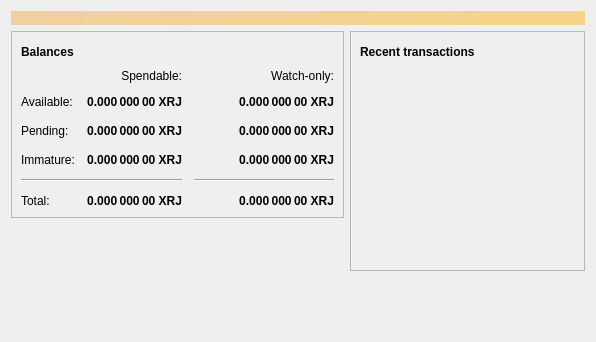
<?xml version="1.0" encoding="UTF-8"?>
<ui version="4.0">
 <class>OverviewPage</class>
 <widget class="QWidget" name="OverviewPage">
  <property name="geometry">
   <rect>
    <x>0</x>
    <y>0</y>
    <width>596</width>
    <height>342</height>
   </rect>
  </property>
  <property name="windowTitle">
   <string>Form</string>
  </property>
  <layout class="QVBoxLayout" name="topLayout">
   <item>
    <widget class="QLabel" name="labelAlerts">
     <property name="visible">
      <bool>false</bool>
     </property>
     <property name="styleSheet">
      <string notr="true">QLabel { background-color: qlineargradient(x1: 0, y1: 0, x2: 1, y2: 0, stop:0 #F0D0A0, stop:1 #F8D488); color:#000000; }</string>
     </property>
     <property name="wordWrap">
      <bool>true</bool>
     </property>
     <property name="margin">
      <number>3</number>
     </property>
     <property name="textInteractionFlags">
      <set>Qt::TextSelectableByMouse</set>
     </property>
    </widget>
   </item>
   <item>
    <layout class="QHBoxLayout" name="horizontalLayout" stretch="1,1">
     <item>
      <layout class="QVBoxLayout" name="verticalLayout_2">
       <item>
        <widget class="QFrame" name="frame">
         <property name="frameShape">
          <enum>QFrame::StyledPanel</enum>
         </property>
         <property name="frameShadow">
          <enum>QFrame::Raised</enum>
         </property>
         <layout class="QVBoxLayout" name="verticalLayout_4">
          <item>
           <layout class="QHBoxLayout" name="horizontalLayout_4">
            <item>
             <widget class="QLabel" name="label_5">
              <property name="font">
               <font>
                <weight>75</weight>
                <bold>true</bold>
               </font>
              </property>
              <property name="text">
               <string>Balances</string>
              </property>
             </widget>
            </item>
            <item>
             <widget class="QPushButton" name="labelWalletStatus">
              <property name="enabled">
               <bool>true</bool>
              </property>
              <property name="maximumSize">
               <size>
                <width>30</width>
                <height>16777215</height>
               </size>
              </property>
              <property name="toolTip">
               <string>The displayed information may be out of date. Your wallet automatically synchronizes with the XRJV1 network after a connection is established, but this process has not completed yet.</string>
              </property>
              <property name="text">
               <string/>
              </property>
              <property name="icon">
               <iconset resource="../xrjv1.qrc">
                <normaloff>:/icons/warning</normaloff>
                <disabledoff>:/icons/warning</disabledoff>:/icons/warning</iconset>
              </property>
              <property name="iconSize">
               <size>
                <width>24</width>
                <height>24</height>
               </size>
              </property>
              <property name="flat">
               <bool>true</bool>
              </property>
             </widget>
            </item>
            <item>
             <spacer name="horizontalSpacer_3">
              <property name="orientation">
               <enum>Qt::Horizontal</enum>
              </property>
              <property name="sizeHint" stdset="0">
               <size>
                <width>40</width>
                <height>20</height>
               </size>
              </property>
             </spacer>
            </item>
           </layout>
          </item>
          <item>
           <layout class="QGridLayout" name="gridLayout">
            <property name="spacing">
             <number>12</number>
            </property>
            <item row="2" column="2">
             <widget class="QLabel" name="labelWatchPending">
              <property name="font">
               <font>
                <weight>75</weight>
                <bold>true</bold>
               </font>
              </property>
              <property name="cursor">
               <cursorShape>IBeamCursor</cursorShape>
              </property>
              <property name="toolTip">
               <string>Unconfirmed transactions to watch-only addresses</string>
              </property>
              <property name="text">
               <string notr="true">0.000 000 00 XRJ</string>
              </property>
              <property name="alignment">
               <set>Qt::AlignRight|Qt::AlignTrailing|Qt::AlignVCenter</set>
              </property>
              <property name="textInteractionFlags">
               <set>Qt::LinksAccessibleByMouse|Qt::TextSelectableByKeyboard|Qt::TextSelectableByMouse</set>
              </property>
             </widget>
            </item>
            <item row="2" column="1">
             <widget class="QLabel" name="labelUnconfirmed">
              <property name="font">
               <font>
                <weight>75</weight>
                <bold>true</bold>
               </font>
              </property>
              <property name="cursor">
               <cursorShape>IBeamCursor</cursorShape>
              </property>
              <property name="toolTip">
               <string>Total of transactions that have yet to be confirmed, and do not yet count toward the spendable balance</string>
              </property>
              <property name="text">
               <string notr="true">0.000 000 00 XRJ</string>
              </property>
              <property name="alignment">
               <set>Qt::AlignRight|Qt::AlignTrailing|Qt::AlignVCenter</set>
              </property>
              <property name="textInteractionFlags">
               <set>Qt::LinksAccessibleByMouse|Qt::TextSelectableByKeyboard|Qt::TextSelectableByMouse</set>
              </property>
             </widget>
            </item>
            <item row="3" column="2">
             <widget class="QLabel" name="labelWatchImmature">
              <property name="font">
               <font>
                <weight>75</weight>
                <bold>true</bold>
               </font>
              </property>
              <property name="cursor">
               <cursorShape>IBeamCursor</cursorShape>
              </property>
              <property name="toolTip">
               <string>Mined balance in watch-only addresses that has not yet matured</string>
              </property>
              <property name="text">
               <string notr="true">0.000 000 00 XRJ</string>
              </property>
              <property name="alignment">
               <set>Qt::AlignRight|Qt::AlignTrailing|Qt::AlignVCenter</set>
              </property>
              <property name="textInteractionFlags">
               <set>Qt::LinksAccessibleByMouse|Qt::TextSelectableByKeyboard|Qt::TextSelectableByMouse</set>
              </property>
             </widget>
            </item>
            <item row="4" column="0" colspan="2">
             <widget class="Line" name="line">
              <property name="orientation">
               <enum>Qt::Horizontal</enum>
              </property>
             </widget>
            </item>
            <item row="4" column="2">
             <widget class="Line" name="lineWatchBalance">
              <property name="sizePolicy">
               <sizepolicy hsizetype="Preferred" vsizetype="Fixed">
                <horstretch>0</horstretch>
                <verstretch>0</verstretch>
               </sizepolicy>
              </property>
              <property name="minimumSize">
               <size>
                <width>140</width>
                <height>0</height>
               </size>
              </property>
              <property name="orientation">
               <enum>Qt::Horizontal</enum>
              </property>
             </widget>
            </item>
            <item row="5" column="0">
             <widget class="QLabel" name="labelTotalText">
              <property name="text">
               <string>Total:</string>
              </property>
             </widget>
            </item>
            <item row="3" column="1">
             <widget class="QLabel" name="labelImmature">
              <property name="font">
               <font>
                <weight>75</weight>
                <bold>true</bold>
               </font>
              </property>
              <property name="cursor">
               <cursorShape>IBeamCursor</cursorShape>
              </property>
              <property name="toolTip">
               <string>Mined balance that has not yet matured</string>
              </property>
              <property name="text">
               <string notr="true">0.000 000 00 XRJ</string>
              </property>
              <property name="alignment">
               <set>Qt::AlignRight|Qt::AlignTrailing|Qt::AlignVCenter</set>
              </property>
              <property name="textInteractionFlags">
               <set>Qt::LinksAccessibleByMouse|Qt::TextSelectableByKeyboard|Qt::TextSelectableByMouse</set>
              </property>
             </widget>
            </item>
            <item row="2" column="3">
             <spacer name="horizontalSpacer_2">
              <property name="orientation">
               <enum>Qt::Horizontal</enum>
              </property>
              <property name="sizeHint" stdset="0">
               <size>
                <width>40</width>
                <height>20</height>
               </size>
              </property>
             </spacer>
            </item>
            <item row="3" column="0">
             <widget class="QLabel" name="labelImmatureText">
              <property name="text">
               <string>Immature:</string>
              </property>
             </widget>
            </item>
            <item row="5" column="1">
             <widget class="QLabel" name="labelTotal">
              <property name="font">
               <font>
                <weight>75</weight>
                <bold>true</bold>
               </font>
              </property>
              <property name="cursor">
               <cursorShape>IBeamCursor</cursorShape>
              </property>
              <property name="toolTip">
               <string>Your current total balance</string>
              </property>
              <property name="text">
               <string notr="true">0.000 000 00 XRJ</string>
              </property>
              <property name="alignment">
               <set>Qt::AlignRight|Qt::AlignTrailing|Qt::AlignVCenter</set>
              </property>
              <property name="textInteractionFlags">
               <set>Qt::LinksAccessibleByMouse|Qt::TextSelectableByKeyboard|Qt::TextSelectableByMouse</set>
              </property>
             </widget>
            </item>
            <item row="5" column="2">
             <widget class="QLabel" name="labelWatchTotal">
              <property name="font">
               <font>
                <weight>75</weight>
                <bold>true</bold>
               </font>
              </property>
              <property name="cursor">
               <cursorShape>IBeamCursor</cursorShape>
              </property>
              <property name="toolTip">
               <string>Current total balance in watch-only addresses</string>
              </property>
              <property name="text">
               <string notr="true">0.000 000 00 XRJ</string>
              </property>
              <property name="alignment">
               <set>Qt::AlignRight|Qt::AlignTrailing|Qt::AlignVCenter</set>
              </property>
              <property name="textInteractionFlags">
               <set>Qt::LinksAccessibleByMouse|Qt::TextSelectableByKeyboard|Qt::TextSelectableByMouse</set>
              </property>
             </widget>
            </item>
            <item row="0" column="2">
             <widget class="QLabel" name="labelWatchonly">
              <property name="text">
               <string>Watch-only:</string>
              </property>
              <property name="alignment">
               <set>Qt::AlignRight|Qt::AlignTrailing|Qt::AlignVCenter</set>
              </property>
             </widget>
            </item>
            <item row="1" column="0">
             <widget class="QLabel" name="labelBalanceText">
              <property name="text">
               <string>Available:</string>
              </property>
             </widget>
            </item>
            <item row="1" column="1">
             <widget class="QLabel" name="labelBalance">
              <property name="font">
               <font>
                <weight>75</weight>
                <bold>true</bold>
               </font>
              </property>
              <property name="cursor">
               <cursorShape>IBeamCursor</cursorShape>
              </property>
              <property name="toolTip">
               <string>Your current spendable balance</string>
              </property>
              <property name="text">
               <string notr="true">0.000 000 00 XRJ</string>
              </property>
              <property name="alignment">
               <set>Qt::AlignRight|Qt::AlignTrailing|Qt::AlignVCenter</set>
              </property>
              <property name="textInteractionFlags">
               <set>Qt::LinksAccessibleByMouse|Qt::TextSelectableByKeyboard|Qt::TextSelectableByMouse</set>
              </property>
             </widget>
            </item>
            <item row="1" column="2">
             <widget class="QLabel" name="labelWatchAvailable">
              <property name="font">
               <font>
                <weight>75</weight>
                <bold>true</bold>
               </font>
              </property>
              <property name="cursor">
               <cursorShape>IBeamCursor</cursorShape>
              </property>
              <property name="toolTip">
               <string>Your current balance in watch-only addresses</string>
              </property>
              <property name="text">
               <string notr="true">0.000 000 00 XRJ</string>
              </property>
              <property name="alignment">
               <set>Qt::AlignRight|Qt::AlignTrailing|Qt::AlignVCenter</set>
              </property>
              <property name="textInteractionFlags">
               <set>Qt::LinksAccessibleByMouse|Qt::TextSelectableByKeyboard|Qt::TextSelectableByMouse</set>
              </property>
             </widget>
            </item>
            <item row="2" column="0">
             <widget class="QLabel" name="labelPendingText">
              <property name="text">
               <string>Pending:</string>
              </property>
             </widget>
            </item>
            <item row="0" column="1">
             <widget class="QLabel" name="labelSpendable">
              <property name="text">
               <string>Spendable:</string>
              </property>
              <property name="alignment">
               <set>Qt::AlignRight|Qt::AlignTrailing|Qt::AlignVCenter</set>
              </property>
             </widget>
            </item>
           </layout>
          </item>
         </layout>
        </widget>
       </item>
       <item>
        <spacer name="verticalSpacer">
         <property name="orientation">
          <enum>Qt::Vertical</enum>
         </property>
         <property name="sizeHint" stdset="0">
          <size>
           <width>20</width>
           <height>40</height>
          </size>
         </property>
        </spacer>
       </item>
      </layout>
     </item>
     <item>
      <layout class="QVBoxLayout" name="verticalLayout_3">
       <item>
        <widget class="QFrame" name="frame_2">
         <property name="frameShape">
          <enum>QFrame::StyledPanel</enum>
         </property>
         <property name="frameShadow">
          <enum>QFrame::Raised</enum>
         </property>
         <layout class="QVBoxLayout" name="verticalLayout">
          <item>
           <layout class="QHBoxLayout" name="horizontalLayout_2">
            <item>
             <widget class="QLabel" name="label_4">
              <property name="font">
               <font>
                <weight>75</weight>
                <bold>true</bold>
               </font>
              </property>
              <property name="text">
               <string>Recent transactions</string>
              </property>
             </widget>
            </item>
            <item>
             <widget class="QPushButton" name="labelTransactionsStatus">
              <property name="enabled">
               <bool>true</bool>
              </property>
              <property name="maximumSize">
               <size>
                <width>30</width>
                <height>16777215</height>
               </size>
              </property>
              <property name="toolTip">
               <string>The displayed information may be out of date. Your wallet automatically synchronizes with the XRJV1 network after a connection is established, but this process has not completed yet.</string>
              </property>
              <property name="text">
               <string/>
              </property>
              <property name="icon">
               <iconset resource="../xrjv1.qrc">
                <normaloff>:/icons/warning</normaloff>
                <disabledoff>:/icons/warning</disabledoff>:/icons/warning</iconset>
              </property>
              <property name="iconSize">
               <size>
                <width>24</width>
                <height>24</height>
               </size>
              </property>
              <property name="flat">
               <bool>true</bool>
              </property>
             </widget>
            </item>
            <item>
             <spacer name="horizontalSpacer">
              <property name="orientation">
               <enum>Qt::Horizontal</enum>
              </property>
              <property name="sizeHint" stdset="0">
               <size>
                <width>40</width>
                <height>20</height>
               </size>
              </property>
             </spacer>
            </item>
           </layout>
          </item>
          <item>
           <widget class="QListView" name="listTransactions">
            <property name="styleSheet">
             <string notr="true">QListView { background: transparent; }</string>
            </property>
            <property name="frameShape">
             <enum>QFrame::NoFrame</enum>
            </property>
            <property name="verticalScrollBarPolicy">
             <enum>Qt::ScrollBarAlwaysOff</enum>
            </property>
            <property name="horizontalScrollBarPolicy">
             <enum>Qt::ScrollBarAlwaysOff</enum>
            </property>
            <property name="selectionMode">
             <enum>QAbstractItemView::NoSelection</enum>
            </property>
           </widget>
          </item>
         </layout>
        </widget>
       </item>
       <item>
        <spacer name="verticalSpacer_2">
         <property name="orientation">
          <enum>Qt::Vertical</enum>
         </property>
         <property name="sizeHint" stdset="0">
          <size>
           <width>20</width>
           <height>40</height>
          </size>
         </property>
        </spacer>
       </item>
      </layout>
     </item>
    </layout>
   </item>
  </layout>
 </widget>
 <resources/>
 <connections/>
</ui>
